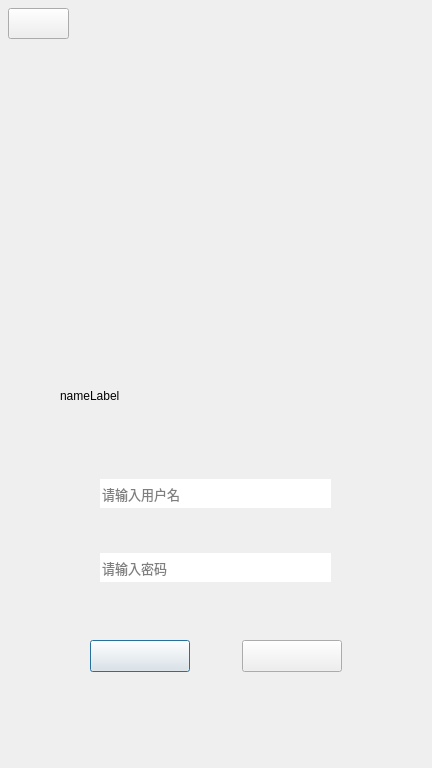
<?xml version="1.0" encoding="UTF-8"?>
<ui version="4.0">
 <class>login</class>
 <widget class="QDialog" name="login">
  <property name="geometry">
   <rect>
    <x>0</x>
    <y>0</y>
    <width>432</width>
    <height>768</height>
   </rect>
  </property>
  <property name="windowTitle">
   <string>疫情地图管理系统</string>
  </property>
  <widget class="QLabel" name="UI_login_key_bg">
   <property name="geometry">
    <rect>
     <x>0</x>
     <y>0</y>
     <width>432</width>
     <height>768</height>
    </rect>
   </property>
   <property name="text">
    <string>&lt;html&gt;&lt;head/&gt;&lt;body&gt;&lt;p&gt;&lt;img src=&quot;:/GUI/UI_login_admin_key.png&quot;/&gt;&lt;/p&gt;&lt;/body&gt;&lt;/html&gt;</string>
   </property>
  </widget>
  <widget class="QLineEdit" name="userNameText">
   <property name="enabled">
    <bool>true</bool>
   </property>
   <property name="geometry">
    <rect>
     <x>100</x>
     <y>479</y>
     <width>231</width>
     <height>29</height>
    </rect>
   </property>
   <property name="font">
    <font>
     <family>思源黑体 CN Normal</family>
     <pointsize>10</pointsize>
     <weight>50</weight>
     <bold>false</bold>
    </font>
   </property>
   <property name="inputMask">
    <string/>
   </property>
   <property name="text">
    <string/>
   </property>
   <property name="frame">
    <bool>false</bool>
   </property>
   <property name="placeholderText">
    <string>请输入用户名</string>
   </property>
   <property name="clearButtonEnabled">
    <bool>true</bool>
   </property>
  </widget>
  <widget class="QLineEdit" name="userCodeText">
   <property name="enabled">
    <bool>true</bool>
   </property>
   <property name="geometry">
    <rect>
     <x>100</x>
     <y>553</y>
     <width>231</width>
     <height>29</height>
    </rect>
   </property>
   <property name="font">
    <font>
     <family>思源黑体 CN Normal</family>
     <pointsize>10</pointsize>
    </font>
   </property>
   <property name="frame">
    <bool>false</bool>
   </property>
   <property name="echoMode">
    <enum>QLineEdit::Password</enum>
   </property>
   <property name="placeholderText">
    <string>请输入密码</string>
   </property>
   <property name="clearButtonEnabled">
    <bool>true</bool>
   </property>
  </widget>
  <widget class="QPushButton" name="exitButton">
   <property name="geometry">
    <rect>
     <x>90</x>
     <y>640</y>
     <width>100</width>
     <height>32</height>
    </rect>
   </property>
   <property name="styleSheet">
    <string notr="true">border-image: url(:/GUI/UI_btn_cancel_1.png);</string>
   </property>
   <property name="text">
    <string/>
   </property>
  </widget>
  <widget class="QLabel" name="nameLabel">
   <property name="geometry">
    <rect>
     <x>60</x>
     <y>370</y>
     <width>101</width>
     <height>51</height>
    </rect>
   </property>
   <property name="text">
    <string>nameLabel</string>
   </property>
  </widget>
  <widget class="QPushButton" name="saveButton">
   <property name="geometry">
    <rect>
     <x>242</x>
     <y>640</y>
     <width>100</width>
     <height>32</height>
    </rect>
   </property>
   <property name="styleSheet">
    <string notr="true">border-image: url(:/GUI/UI_btn_confirm_1.png);</string>
   </property>
  </widget>
  <widget class="QPushButton" name="QuitButton">
   <property name="geometry">
    <rect>
     <x>8</x>
     <y>8</y>
     <width>61</width>
     <height>31</height>
    </rect>
   </property>
   <property name="styleSheet">
    <string notr="true">border-image: url(:/GUI/UI_login_btn_quit_1.png);</string>
   </property>
   <property name="text">
    <string/>
   </property>
  </widget>
  <zorder>nameLabel</zorder>
  <zorder>UI_login_key_bg</zorder>
  <zorder>exitButton</zorder>
  <zorder>userCodeText</zorder>
  <zorder>userNameText</zorder>
  <zorder>saveButton</zorder>
  <zorder>QuitButton</zorder>
 </widget>
 <resources/>
 <connections/>
</ui>
